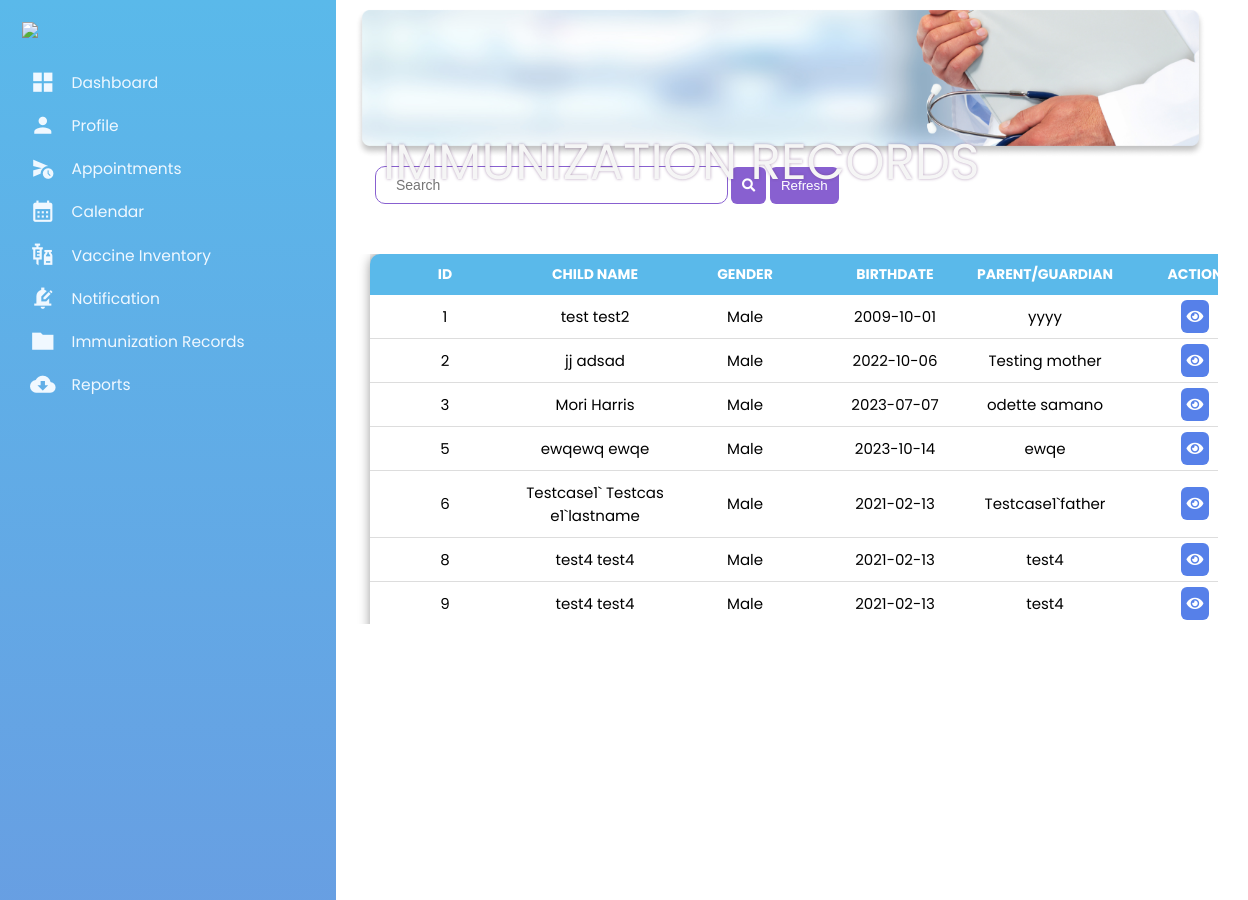
/Admin/Report-TAB.php (signed in, upper part), run on an earlier commit of the app's database.
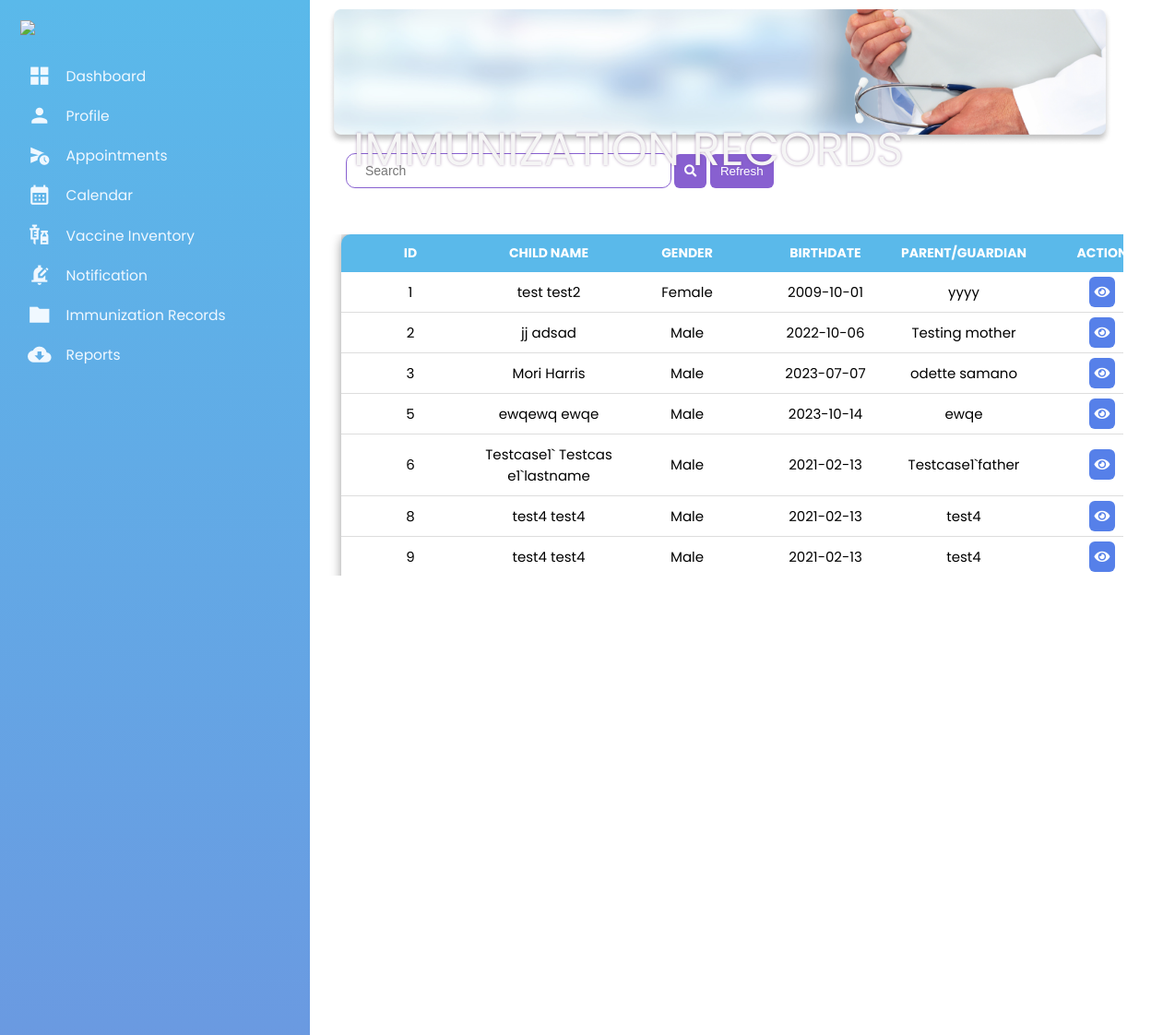
And on a later commit of the database.
### tables this page shows
CREATE TABLE `childtable` (
  `cid` int(11) NOT NULL,
  `userid` int(11) NOT NULL,
  `child_firstname` varchar(60) NOT NULL,
  `child_lastname` varchar(60) NOT NULL,
  `child_middlename` varchar(60) NOT NULL,
  `birthdate` date NOT NULL,
  `mothername` varchar(60) NOT NULL,
  `fathername` varchar(60) NOT NULL,
  `child_age` int(11) NOT NULL,
  `gender` varchar(20) DEFAULT NULL
);

### Admin/Report-TAB.php (the view, shortened to what this page needs)
<?php
include('../templates/Header.php');
include('../Admin_appointment/vaccine_details.php');
?>
<link rel="stylesheet" href="./css/style5.css">
<link rel="stylesheet" href="./css/style6.css">
<link rel="stylesheet" href="https://use.fontawesome.com/releases/v5.15.4/css/all.css" />
<body>
<div class="container1">
        <div class="column1">
          <?php include('../templates/Admin-Dash.php'); ?>
        </div>
        <div class="column">
            <div class="dashboard">
                <img src="./images/Immunization Record.png">
            <div class="dashboard-text">
                <h1>IMMUNIZATION RECORDS</h1>
            </div>
            </div>
            <div class="search">
                    <input  type="text" name="search" id="search_data" value="" placeholder="Search ">
                    <button type="button" id="search_btn" style=""><i class="fa fa-search"></i></button>
                    <button onclick="location.reload()" style="">Refresh</button>
            </div>
            <div class="table3">
            <div class="table3_section">
                <table id="data_table">
                    <thead>
                        <tr>
                            <th>ID</th>
                            <th>CHILD NAME</th>
                            <th>GENDER</th>
                            <th>BIRTHDATE</th>
                            <th>PARENT/GUARDIAN</th>
                            <th>ACTION</th>
                        </tr>
                    </thead>
                    <tbody>
                        <?php
                            $record =  "SELECT * FROM `childtable`";
                            $record_run = mysqli_query($conn, $record);
                            if(mysqli_num_rows($record_run) > 0 ){
                            foreach($record_run as $row){
                                ?>
                            <tr>
                            <td><?= $row['cid']; ?></td>
                            <td><?= $row['child_firstname']; ?>  <?= $row['child_lastname']; ?></td>
                            <td><?= $row['gender']; ?></td>
                            <td><?= $row['birthdate']; ?></td>
                            <td><?= $row['mothername']; ?></td>
                            <td>
                                <a href="Report-Details.php?id=<?= $row['cid']; ?>"><i class="fas fa-eye"></i></a>
                            </td>
                        </tr>
                                <?php
                            }
                            }
                            ?>
                    </tbody>
                </table>
            </div>
        </div>
        </div>
</div>
</body>
</html>

What changed in the data, as far as the page shows it:
changed childtable "test": gender "Male" → "Female"
